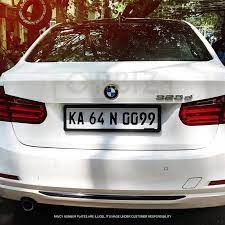
#> input picture images/ex1.jpg, 225 x 225 px
$ jupyter execute --allow-errors anpr.ipynb
#> lines starting #> are read from the running program, lines starting #| are printed output that depends on the picture; after the words box and inside, x2 and y2 are one past the last pixel; in counts of white or black regions, pixels touching at a corner belong together
[cell 1]
import cv2
import matplotlib.pyplot as plt
import imutils
import easyocr

[cell 2]
#path=input("Enter image path:")
path="images/ex1.jpg"
img=cv2.imread(path)
#> img is the input picture: shape (225, 225, 3); mean B, G, R 124.1, 129.8, 141.2
gray_img=cv2.cvtColor(img, cv2.COLOR_BGR2GRAY)
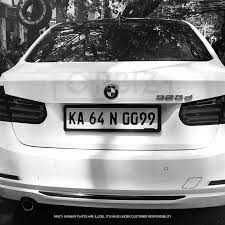
#> gray_img: shape (225, 225); min 0, max 255, mean 132.6
plt.imshow(cv2.cvtColor(gray_img, cv2.COLOR_BGR2RGB))

[cell 3]
red_noise_img=cv2.bilateralFilter(gray_img, 11, 90, 90)
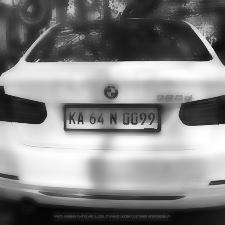
#> red_noise_img: shape (225, 225); min 4, max 255, mean 132.4
canny=cv2.Canny(red_noise_img, 0, 200)
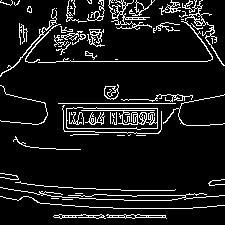
#> canny: shape (225, 225); 9.5% white in thin lines or dots
plt.imshow(canny, cmap='gray')

[cell 4]
keypoints=cv2.findContours(canny.copy(), cv2.RETR_TREE, cv2.CHAIN_APPROX_SIMPLE)
#> keypoints = 140 contours, 108 with area under 20; largest, box (x1, y1, x2, y2) and area: (66, 107, 158, 130) 1832, (66, 107, 158, 130) 1708, (108, 0, 152, 30) 168, (182, 0, 225, 66) 157, (104, 84, 119, 100) 142
contours=imutils.grab_contours(keypoints)
#> contours has the same summary as keypoints
contours=sorted(contours, key=cv2.contourArea, reverse=True)[:5]
#> contours = 5 contours; box (x1, y1, x2, y2) and area: (66, 107, 158, 130) 1832, (66, 107, 158, 130) 1708, (108, 0, 152, 30) 168, (182, 0, 225, 66) 157, (104, 84, 119, 100) 142
image_copy=img.copy()

[cell 5]
plate=None
for contour in contours:
    perimeter=cv2.arcLength(contour, True)
    edges_count=cv2.approxPolyDP(contour, 0.02 * perimeter, True)
    if len(edges_count)==4:
        x,y,w,h=cv2.boundingRect(contour)
        plate=img[y:y+h, x:x+w]
        break
#> this loop made 1 pass
#> (perimeter, edges_count, x, y, w, h) on pass 1: (224.7, [[66, 108], [67, 128], [157, 128], [157, 108]], 66, 107, 92, 23)
#> pass 1, `plate=img[y:y+h, x:x+w]`:
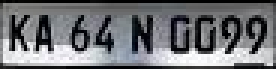
#> plate: shape (23, 92, 3) (shown 3 times larger); mean B, G, R 117.9, 114.4, 112.9
plt.imshow(plate)

$ run again, with images/ex6.jpg copied over images/ex1.jpg
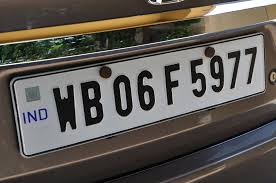
#> input picture images/ex6.jpg, 276 x 183 px
#> img is the input picture: shape (183, 276, 3); mean B, G, R 83.2, 88.9, 93.7
#> `red_noise_img=cv2.bilateralFilter(gray_img, 11, 90, 90)`:
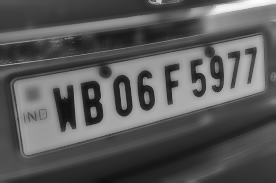
#> red_noise_img: shape (183, 276); min 14, max 252, mean 89.6
#> `canny=cv2.Canny(red_noise_img, 0, 200)`:
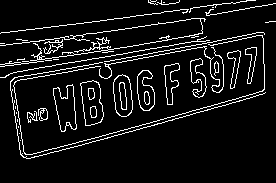
#> canny: shape (183, 276); 8.2% white in thin lines or dots, all inside (x1, y1, x2, y2) = (0, 0, 276, 159)
#> keypoints = 65 contours, 34 with area under 20; largest, box (x1, y1, x2, y2) and area: (80, 80, 104, 126) 772, (80, 80, 104, 126) 764, (53, 84, 77, 132) 679, (53, 85, 77, 132) 658, (113, 74, 133, 117) 644
#> `contours=imutils.grab_contours(keypoints)`: contours has the same summary as keypoints
#> `contours=sorted(contours, key=cv2.contourArea, reverse=True)[:5]`: contours = 5 contours; box (x1, y1, x2, y2) and area: (80, 80, 104, 126) 772, (80, 80, 104, 126) 764, (53, 84, 77, 132) 679, (53, 85, 77, 132) 658, (113, 74, 133, 117) 644
#> the loop `for contour in contours:` made 5 passes
#> perimeter on passes 1 to 5: 124.5, 122.2, 158.4, 158.7, 107.4
